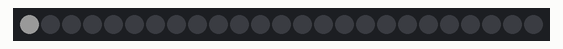
Recording of a sketch running on a simulated Arduino Uno, built with avr-gcc and run on an emulated ATmega328P. On the bench: 25 RGB LEDs in strip order, left to right. Dim RGB values are drawn brighter than linear.

Above: at 0.1 s.
At 1.71 s:
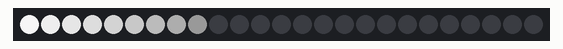
At 2.52 s:
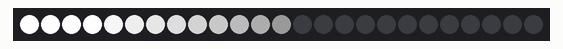
At 3.72 s:
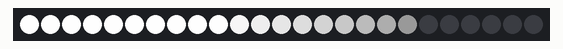
At 4.93 s:
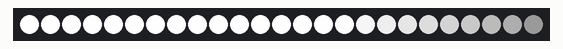
At 8.95 s:
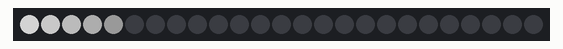

Measured:
- by itself, everything shown: repeats every 10.1 s, in 50 steps

The sketch:

code_b.ino
```cpp
#include <FastLED.h>

#define TOTAL_LEDS 20
#define FADE_EFFECT_DELAY 200 // Adjust this delay as needed

#define NUM_LEDS TOTAL_LEDS + 5 // Number of LEDs
#define DATA_PIN 5              // Digital pin connected to the LED
#define FADE_EFFECT_STEP 10     // Adjust this step as needed

CRGB leds[NUM_LEDS];
int led_brightness[NUM_LEDS];

void setup() {
  // setBrightnessArray();
  FastLED.addLeds<NEOPIXEL, DATA_PIN>(leds, NUM_LEDS);
  FastLED.show(); // Initialize LEDs
}

void loop() {
  // Fade in
  for (int ledIndex = 0; ledIndex < NUM_LEDS; ledIndex++) {
    // Increment the brightness of the current LED
    led_brightness[ledIndex] += 255 / FADE_EFFECT_STEP;
    leds[ledIndex] = CRGB(led_brightness[ledIndex], led_brightness[ledIndex],
                          led_brightness[ledIndex]);

    // Increment the brightness of the previous LEDs
    for (int prevIndex = ledIndex - 1;
         prevIndex >= 0 && prevIndex > ledIndex - FADE_EFFECT_STEP;
         prevIndex--) {
      led_brightness[prevIndex] += 255 / FADE_EFFECT_STEP;
      leds[prevIndex] =
          CRGB(led_brightness[prevIndex], led_brightness[prevIndex],
               led_brightness[prevIndex]);
    }

    FastLED.show();
    delay(FADE_EFFECT_DELAY);
  }

  // Fade out
  for (int ledIndex = NUM_LEDS - 1; ledIndex >= 0; ledIndex--) {
    // Decrement the brightness of the current LED
    led_brightness[ledIndex] -= 255 / FADE_EFFECT_STEP;
    leds[ledIndex] = CRGB(led_brightness[ledIndex], led_brightness[ledIndex],
                          led_brightness[ledIndex]);

    // Decrement the brightness of the previous LEDs
    for (int prevIndex = ledIndex - 1;
         prevIndex >= 0 && prevIndex > ledIndex - FADE_EFFECT_STEP;
         prevIndex--) {
      led_brightness[prevIndex] -= 255 / FADE_EFFECT_STEP;
      leds[prevIndex] =
          CRGB(led_brightness[prevIndex], led_brightness[prevIndex],
               led_brightness[prevIndex]);
    }

    FastLED.show();
    delay(FADE_EFFECT_DELAY);
  }
}
```
